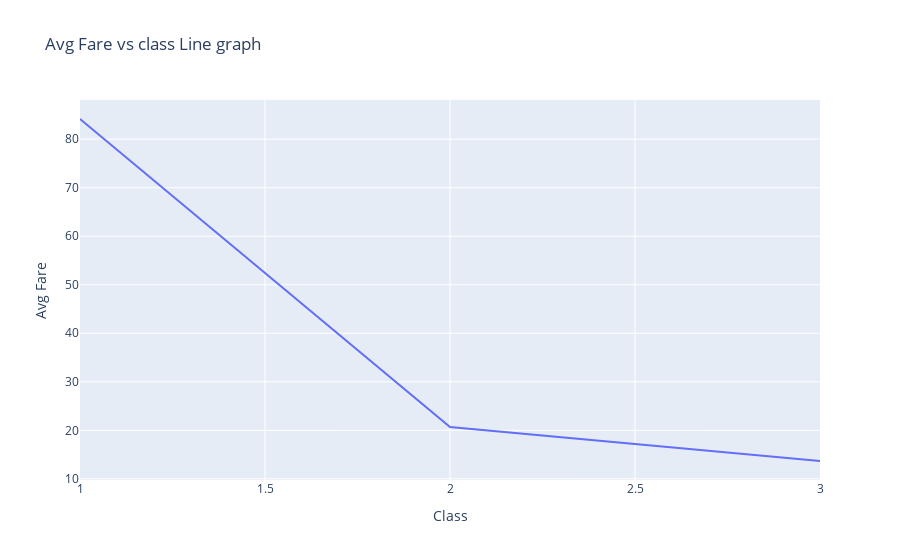

Notebook code cell kept with this figure:
### Markdown cell above
สร้าง Line Graph โดยให้แกน Y เป็นราคาเฉลี่ยของค่าโดยสารของแต่ละชั้นโดยสาร และแกน X เป็นชั้น
โดยสาร พร้อมทั้งแก้ชื่อแกน ตั้งชื่อกราฟให้เหมาะสม

### Code cell
avgclass = df.groupby('Pclass').mean()
fig5 = px.line(avgclass,x=avgclass.index,y='Fare',labels={'x':'Class','Fare':'Avg Fare'},
                    title='Avg Fare vs class Line graph')
fig5.show()

### Figure 1 — Plotly figure (JSON) as saved in the notebook; plotly's stock layout.template omitted (floating-point values rounded to 4 significant figures)
{"data": [{"hoverlabel": {"namelength": 0}, "hovertemplate": "Class=%{x}<br>Avg Fare=%{y}", "legendgroup": "", "line": {"color": "#636efa", "dash": "solid"}, "mode": "lines", "name": "", "showlegend": false, "type": "scatter", "x": [1, 2, 3], "xaxis": "x", "y": [84.15, 20.66, 13.68], "yaxis": "y"}], "layout": {"legend": {"tracegroupgap": 0}, "title": {"text": "Avg Fare vs class Line graph"}, "xaxis": {"anchor": "y", "domain": [0, 1], "title": {"text": "Class"}}, "yaxis": {"anchor": "x", "domain": [0, 1], "title": {"text": "Avg Fare"}}}}
